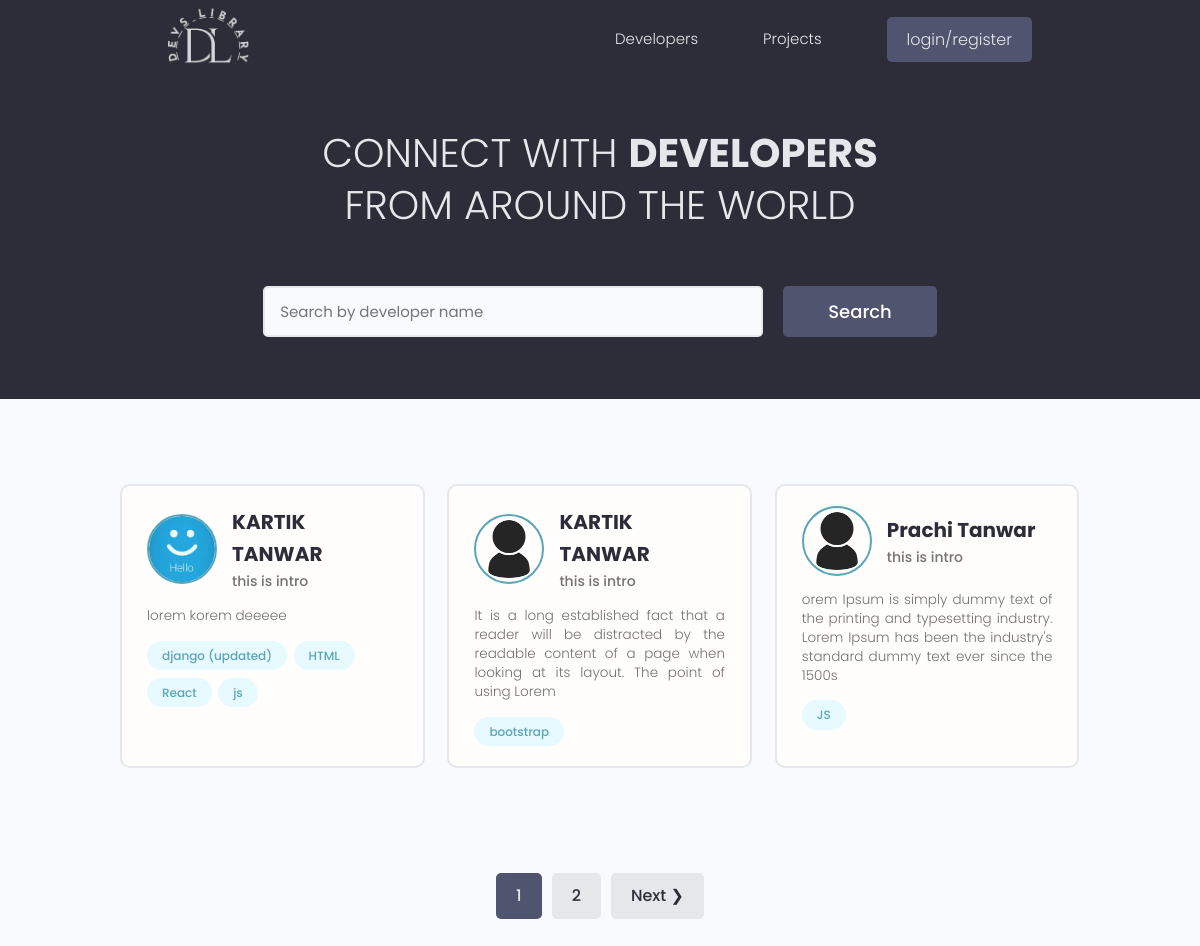
The app's page /, older data.
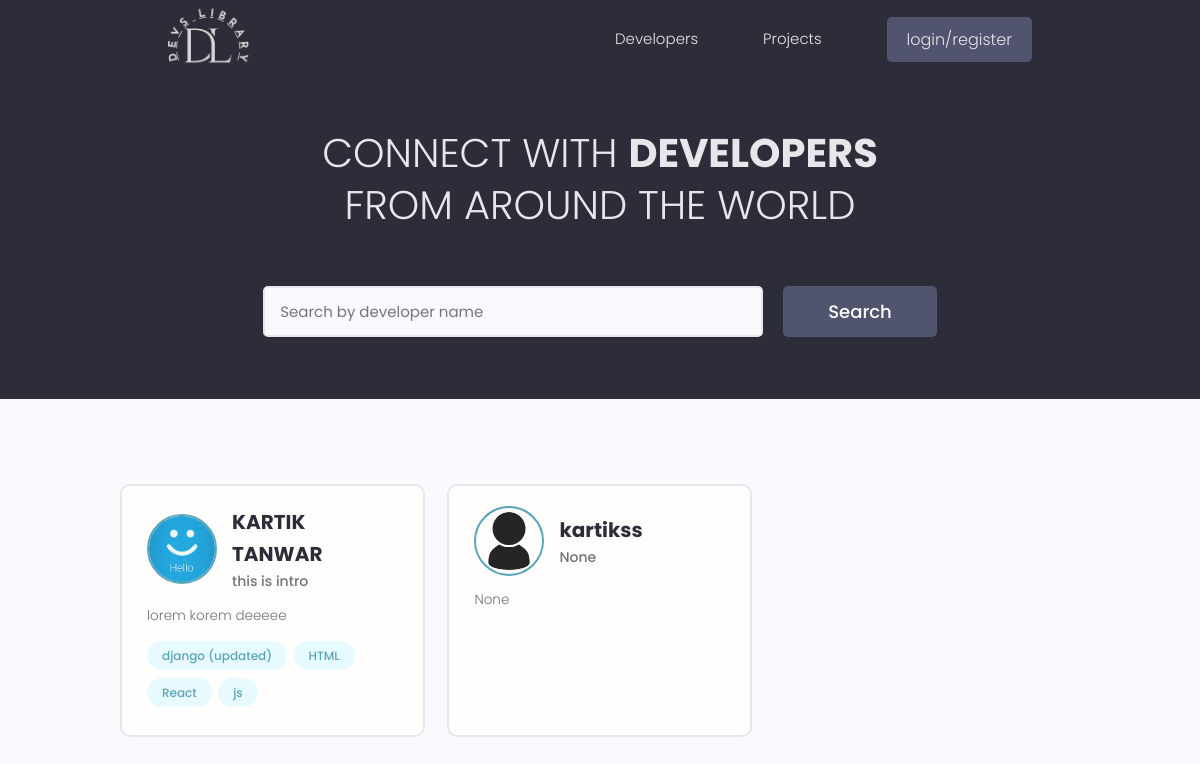
The same page, newer data.
### users/models.py (models this page shows, shortened)
class Profile(models.Model):
    user=models.OneToOneField(User,on_delete=models.CASCADE,null=True,blank=True)
    name=models.CharField(max_length=200,blank=True,null=True)
    username=models.CharField(max_length=200,blank=True,null=True)
    location=models.CharField(max_length=800,blank=True,null=True)
    email=models.EmailField(max_length=200,blank=True,null=True)
    short_intro=models.CharField(max_length=200,blank=True,null=True)
    bio=models.TextField(blank=True,null=True)
    image=models.ImageField(blank=True,null=True,default="profiles/user.png",upload_to="profiles/")
    social_github=models.CharField(max_length=200,blank=True,null=True)
    social_twitter=models.CharField(max_length=200,blank=True,null=True)
    social_linkedin=models.CharField(max_length=200,blank=True,null=True)
    social_youtube=models.CharField(max_length=200,blank=True,null=True)
    social_website=models.CharField(max_length=200,blank=True,null=True)
    created = models.DateTimeField(auto_now_add=True)
    id = models.UUIDField(default=uuid.uuid4, unique=True,primary_key=True, editable=False)
    class Meta:
        ordering=['created']
    @property
    def imageurl(self):
        try:
            img=self.image.url
        except:
            img=""
        return img

class Skill(models.Model):
    owner=models.ForeignKey(Profile,on_delete=models.CASCADE,null=True,blank=True)
    name=models.CharField(max_length=200,blank=True,null=True)
    description=models.TextField(null=True,blank=True)
    created = models.DateTimeField(auto_now_add=True)
    id = models.UUIDField(default=uuid.uuid4, unique=True,primary_key=True, editable=False)
    def __str__(self):
        return str(self.name)

### users/views.py (the view)
# urls.py: path("",views.profiles,name="profiles"),
def profiles(request):
    search_query=''
    if request.GET.get('search_query'):
        search_query=request.GET.get('search_query')
    skill=Skill.objects.filter(name__icontains=search_query)
    profiles=Profile.objects.distinct().filter(Q(name__icontains=search_query) | Q(short_intro__icontains=search_query)|Q(skill__in=skill))
    page=request.GET.get('page')
    result=3
    paginator=Paginator(profiles,result)
    try:
        profiles=paginator.page(page)
    except PageNotAnInteger:
        page=1
        profiles=paginator.page(page)
    except EmptyPage:
        page=paginator.num_pages
        profiles=paginator.page(page)
    context={"profiles":profiles,'search_query':search_query,'paginator':paginator}
    return render(request,"users/profiles.html",context)

### Templates/users/profiles.html (shortened to what this page needs)
{% extends 'base.html' %}
{% block body %}
<main class="home">
    <section class="hero-section text-center">
      <div class="container container--narrow">
        <div class="hero-section__box">
          <h2>CONNECT WITH <span>DEVELOPERS</span></h2>
          <h2>FROM AROUND THE WORLD</h2>
        </div>
        <div class="hero-section__search">
          <form class="form" action="" method="get" id='searchform'>
            <div class="form__field">
              <input class="input input--text" id="formInput#search" type="text" name="search_query"
                placeholder="Search by developer name" value="{{search_query}}" />
            </div>
            <input class="btn btn--sub btn--lg" type="submit" value="Search" />
          </form>
        </div>
      </div>
    </section>
    <section class="devlist">
      <div class="container">
        <div class="grid grid--three">
            {%for profile in profiles %}
          <div class="column card">
            <div class="dev">
              <a href="{% url 'userprofile' profile.id %}" class="card__body">
                <div class="dev__profile">
                  <img class="avatar avatar--md" src="{{profile.imageurl}}" alt="image" />
                  <div class="dev__meta">
                    <h3>{{profile.name}}</h3>
                    <h5>{{profile.short_intro|slice:"60"}}</h5>
                  </div>
                </div>
                <p class="dev__info">
                  {{profile.bio|slice:"150"}}
                </p>
                <div class="dev__skills">
                    {%for skill in profile.skill_set.all|slice:"5"%}
                  <span class="tag tag--pill tag--main">
                    <small>{{skill}}</small>
                  </span>
                  {%endfor%}
                </div>
              </a>
            </div>
          </div>
          {%endfor%}
        </div>
      </div>
    </section>
    {%include 'pagination.html' with queryset=profiles paginator=paginator %}
  </main>
{% endblock body %}

### Templates/base.html (shortened to what this page needs)
<!doctype html>
<html lang="en">
  {%load static%}
<head>
  <link rel="stylesheet" href="https://cdn.iconmonstr.com/1.3.0/css/iconmonstr-iconic-font.min.css" />
  <link rel="stylesheet" href="{%static 'uikit/styles/uikit.css'%}" />
  <link rel="stylesheet" href="{%static 'styles/app.css'%}" />
</head>
<body>
  <header class="header">
    <div class="container container--narrow">
      <a href="{%url 'profiles' %}" class="header__logo">
        <img src="{% static 'images/Devslib.png'%}" alt="Devslib Logo" />
      </a>
      <nav class="header__nav">
        <ul class="header__menu">
          <li class="header__menuItem"><a href="{%url 'profiles' %}">Developers</a></li>
          <li class="header__menuItem"><a href="{%url 'home' %}">Projects</a></li>
          {% if request.user.is_authenticated %}
          <li class="header__menuItem"><a href="{%url 'inbox' %}">Inbox</a></li>
          <li class="header__menuItem"><a href="{% url 'account'%}" class="btn btn--sub">Account</a></li>
          <li class="header__menuItem"><a href="{% url 'logout'%}" class="btn btn--sub">logout</a></li>
          {%else%}
          <li class="header__menuItem"><a href="{% url 'login'%}" class="btn btn--sub">login/register</a></li>
          {%endif %}
        </ul>
      </nav>
    </div>
  </header>
  {% block body %}{% endblock body %}
</body>
</html>

### Templates/pagination.html (shortened to what this page needs)
{%load static%}
{%if queryset.has_other_pages%}
<div class="pagination">
  <ul class="container">
    {%for i in paginator.page_range %}
    {%if i == queryset.number %}
    <li><a class="btn page-link btn--sub" href="?page={{i}}" data-page="{{i}}">{{i}}</a></li>
    {%else%}
    <li><a class="btn page-link" href="?page={{i}}" data-page="{{i}}">{{i}}</a></li>
    {%endif%}
    {%endfor%}
    {%if queryset.has_next%}
    <li><a class="btn page-link " href="?page={{queryset.next_page_number}}" data-page="{{queryset.next_page_number}}">Next &#10095;</a></li>
    {%endif%}
  </ul>
</div>
{%endif%}

### static/styles/app.css (style rules this page uses)
:root { --color-sub: #2d2d39; }
.btn--sub { background-color: var(--color-sub-light); }
.card { border: 2px solid var(--color-light); }
img { width: 100%; }
.header { position: sticky; z-index: 111; background-color: var(--color-sub); padding: 0.5rem 0; }
.header > .container { display: flex; justify-content: space-between; align-items: center; }
.header__logo > img { height: 6rem; width: 100%; }
.header__nav > ul { display: inline-flex; align-items: center; list-style: none; gap: 6.5rem; }
.header__menuItem > a { color: var(--color-light); font-weight: 300; }
.hero-section { height: 40vh; display: flex; align-items: center; background-color: var(--color-sub); }
.hero-section__box { margin-bottom: 4rem; }
.hero-section__box > h2, .hero-section__box > h2 > span { font-size: 4rem; color: var(--color-light); line-height: 1.3; text-transform: uppercase; }
.hero-section__box > h2 { font-weight: 300; }
.hero-section__box > h2 > span { font-weight: 700; }
.hero-section__search > .form { display: flex; align-items: center; justify-content: center; gap: 2rem; }
.hero-section__search > .form input.input--text { width: 50rem; }
.devlist { margin-top: 8rem; }
.devlist .grid { align-items: stretch; }
.devlist .dev .dev__profile { display: flex; align-items: center; gap: 1.5rem; }
.devlist .dev .dev__meta h3 { color: var(--color-sub); font-size: 2rem; font-weight: 700; }
.devlist .dev .dev__meta h5 { color: var(--color-text); font-size: 1.4rem; font-weight: 500; }
.devlist .dev .dev__info { margin: 1.5rem 0; font-size: 1.35rem; line-height: 1.4; text-align: justify; }

### static/uikit/styles/modules/_variables.css (style rules this page uses)
:root { --color-main: #5aa5b9; --color-main-light: #e6faff; --color-sub: #3f4156; --color-sub-light: #51546e; --color-sub-lighter: #ededfd; --color-text: #737373; --color-gray: #8b8b8b; --color-light: #e5e7eb; --color-light-gray: #767676; --color-bg: #f8fafd; --color-white: #fffefd; --color-white-light: #f3f3f3; --color-success: #359e64; --color-success-bg: #def8e8; --color-error: #fc4b0b; --color-error-bg: #fff2ee; --font-base: 'Poppins', arial, helvetica, 'Segoe UI', roboto, ubuntu, sans-serif; --font-monospace: 'Fira Code', 'Courier New', courier, monospace; --font-regular: 300; --font-medium: 500; --font-bold: 700; --generic-shadow: 1px 1px 5px #00000010; --generic-transition: all 0.3s ease-in-out; }

### static/uikit/styles/modules/_base.css (style rules this page uses)
* { margin: 0; padding: 0; box-sizing: border-box; text-rendering: optimizeLegibility; color: inherit; font-size: inherit; }
html { font-size: 50%; }
@media only screen and (min-width: 480px) { html { font-size: 56.25%; } }
@media only screen and (min-width: 1200px) { html { font-size: 62.5%; } }
body { line-height: 1.6; font-weight: 400; font-size: 1.5rem; color: var(--color-text); background-color: var(--color-bg); min-height: 100vh; }

### static/uikit/styles/modules/_typography.css (style rules this page uses)
* { font-family: var(--font-base); }
h2 { font-size: 3.6rem; font-weight: var(--font-bold); }
h3 { font-size: 3.2rem; font-weight: var(--font-medium); }
h5 { font-size: 2.4rem; font-weight: var(--font-medium); }
h5, h6 { font-weight: var(--font-regular); }
p, span, strong { font-size: 1.6rem; color: var(--color-text); font-weight: var(--font-regular); }
a { padding-bottom: 2px; text-decoration: none; display: inline-block; color: var(--color-main); font-weight: var(--font-medium); }

### static/uikit/styles/modules/_utilities.css (style rules this page uses)
.container { width: 92%; max-width: 165rem; margin: 0 auto; box-sizing: border-box; }
.container--narrow { width: 92%; max-width: 120rem; }
@media screen and (min-width: 1000px) { .container { width: 90%; } }
@media screen and (min-width: 1000px) { .container--narrow { width: 85%; } }
@media screen and (min-width: 1200px) { .container { width: 80%; } }
@media screen and (min-width: 1200px) { .container--narrow { width: 72%; } }
.text-center { text-align: center; }

### static/uikit/styles/modules/_avatar.css (style rules this page uses)
.avatar { border-radius: 50%; border: 2px solid var(--color-main); object-fit: cover; }
.avatar--md { height: 7rem; width: 7rem; }

### static/uikit/styles/modules/_card.css (style rules this page uses)
.card { border-radius: 1rem; background-color: var(--color-white); border: 1.5px solid var(--color-light); width: auto; height: auto; margin-top: 0.5rem; margin-bottom: 0.5rem; overflow: hidden; }
.card__body, .card__header { padding: 2rem 2.5rem; }

### static/uikit/styles/modules/_form.css (style rules this page uses)
.form { display: block; }
.form__field { margin-top: 1.5rem; margin-bottom: 1.5rem; }
input.input[type='text'], input.input[type='email'], input.input[type='password'], input.input[type='number'], textarea.input { min-width: 24rem; width: 100%; padding: 1.2rem 1.5rem; border-radius: 0.5rem; border: 2px solid var(--color-light); transition: all 0.3s ease-in-out; background-color: var(--color-bg); }

Row changes from the older to the newer data that the page shows:
removed Profile: imageurl (placeholder picture), name "KARTIK TANWAR", short_intro "this is intro", bio "It is a long established fact that a reader will be distracted by the readable content of a page when looking at its layout. The point of using Lorem"
removed Skill: name "bootstrap", shown under "KARTIK TANWAR"
removed Profile: imageurl (placeholder picture), name "Prachi Tanwar", short_intro "this is intro", bio "orem Ipsum is simply dummy text of the printing and typesetting industry. Lorem Ipsum has been the industry's standard dummy text ever since the 1500s"
removed Skill: name "JS", shown under "Prachi Tanwar"
now on this page (row unchanged): Profile: imageurl (placeholder picture), name "kartikss", short_intro "None", bio "None"
Text that changed along with them:
list line gone: "1"
list line gone: "2"
text no longer shown: "Next ❯"
